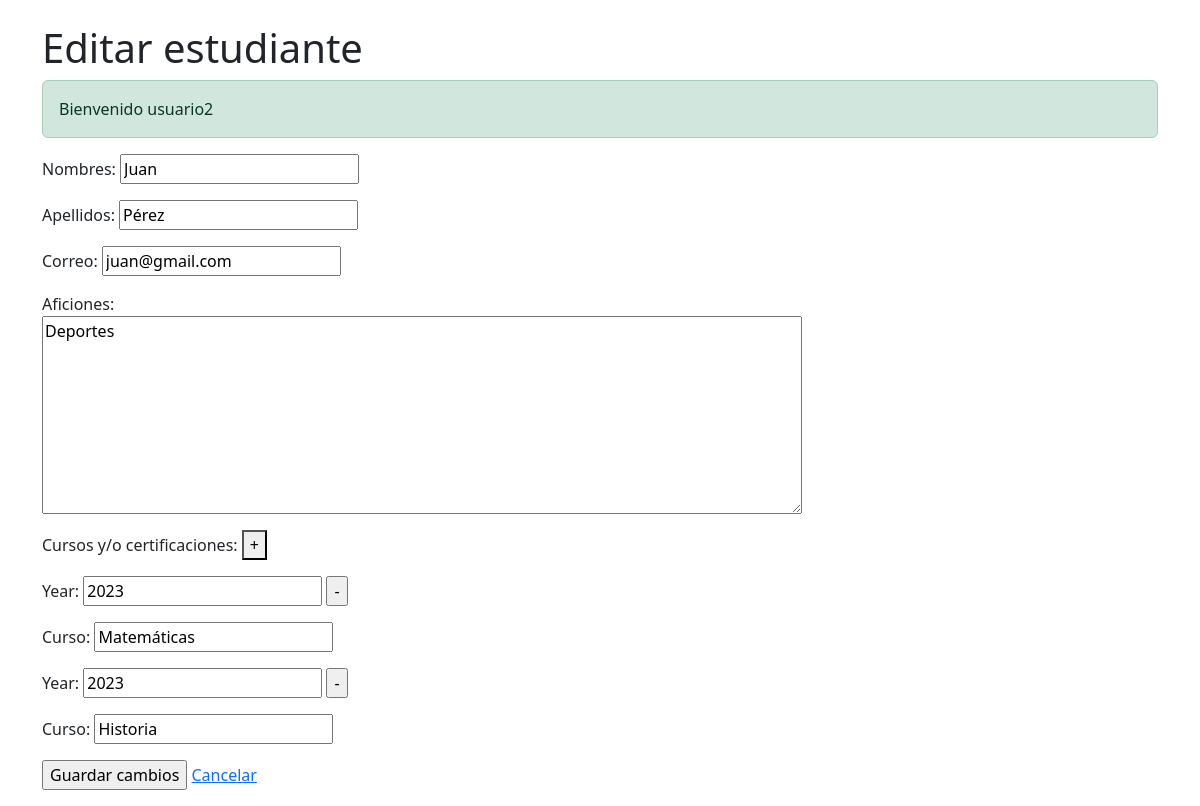
The app's page /edit.php?id_alumno=1 (signed in) with its own data.
### tables this page shows
CREATE TABLE ALUMNO (
    id_alumno INT AUTO_INCREMENT PRIMARY KEY,
    nombres VARCHAR(50),
    apellidos VARCHAR(50),
    correo VARCHAR(30),
    aficiones VARCHAR(100),
    id_usuario INT,
    FOREIGN KEY (id_usuario) REFERENCES USUARIO(id_usuario) ON DELETE CASCADE
);

CREATE TABLE ALUMNO_CURSOS (
    id_alumno INT,
    id_curso INT,
    anio INT,
    FOREIGN KEY (id_alumno) REFERENCES ALUMNO(id_alumno) ON DELETE CASCADE,
    FOREIGN KEY (id_curso) REFERENCES CURSOS(id_curso) ON DELETE CASCADE
);

CREATE TABLE CURSOS (
    id_curso INT AUTO_INCREMENT PRIMARY KEY,
    nombre VARCHAR(50)
);

### edit.php (the view, shortened to what this page needs)
<?php
require_once "db.php";
if (isset($_GET['id_alumno'])) {
    $id_alumno = $_GET['id_alumno'];
    $stmt = $pdo->prepare("SELECT id_alumno, nombres, apellidos, correo, aficiones FROM alumno WHERE id_alumno = :id");
    $stmt->execute(array(':id' => $id_alumno));
    $row = $stmt->fetch(PDO::FETCH_ASSOC);
    if ($row !== false) {
        $id_alumno = $row['id_alumno'];
        $nombres = $row['nombres'];
        $apellidos = $row['apellidos'];
        $correo = $row['correo'];
        $aficiones = $row['aficiones'];
        $stmt = $pdo->prepare("SELECT anio, c.nombre AS curso FROM alumno_cursos ac JOIN cursos c ON ac.id_curso = c.id_curso WHERE ac.id_alumno = :id");
        $stmt->execute(array(':id' => $id_alumno));
        $cursos = $stmt->fetchAll(PDO::FETCH_ASSOC);
    }
}
?>
<html>
<head>
<?php include 'head.php'; ?>
</head><body>
<div class="container">
    <h1 class="mt-4">Editar estudiante</h1>
    <?php
    if (isset($_SESSION['success'])) {
        echo '<p class="alert alert-success">' . $_SESSION['success'] . "</p>\n";
    }
    ?>
    <form method="post">
        <p>Nombres:
            <input type="text" name="nombres" value="<?= $nombres ?>">
        </p>
        <p>Apellidos:
            <input type="text" name="apellidos" value="<?= $apellidos ?>">
        </p>
        <p>Correo:
            <input type="text" name="correo" value="<?= $correo ?>">
        </p>
        <p>Aficiones:<br>
            <textarea name="aficiones" rows="8" cols="80"><?= $aficiones ?></textarea>
        </p>
        <p>
            Cursos y/o certificaciones:
            <button type="button" id="addCurso">+</button>
        </p>
        <div id="curso_fields">
            <?php
            $cuentaCur = 1;
            if (is_array($cursos) && count($cursos) > 0) {
                foreach ($cursos as $curso) {
                    $anio = $curso['anio'];
                    $nombre_curso = $curso['curso'];
                    echo '<div id="curso' . $cuentaCur . '">';
                    echo '<p>Year: <input type="text" name="cur_anio' . $cuentaCur . '" value="' . $anio . '" /> ';
                    echo '<input type="button" value="-" onclick="$(\'#curso' . $cuentaCur . '\').remove();return false;"></p> ';
                    echo '<p>Curso: <input type="text" name="cur_nombre' . $cuentaCur . '" class="cursos" value="' . $nombre_curso . '" /> </div>';
                    $cuentaCur++;
                }
            }
            ?>
        </div>
        <p><input type="submit" value="Guardar cambios" onclick="return doValidate();"/>
            <a href="index.php">Cancelar</a></p>
    </form>
</div>
</body>
</html>

### records on screen
alumno: nombres "Juan", apellidos "Pérez", correo "juan@gmail.com", aficiones "Deportes"
alumno_cursos: anio "2023", id_curso.nombre "Matemáticas"
alumno_cursos: anio "2023", id_curso.nombre "Historia"

### other values on screen
$_SESSION['success'] "Bienvenido usuario2"
